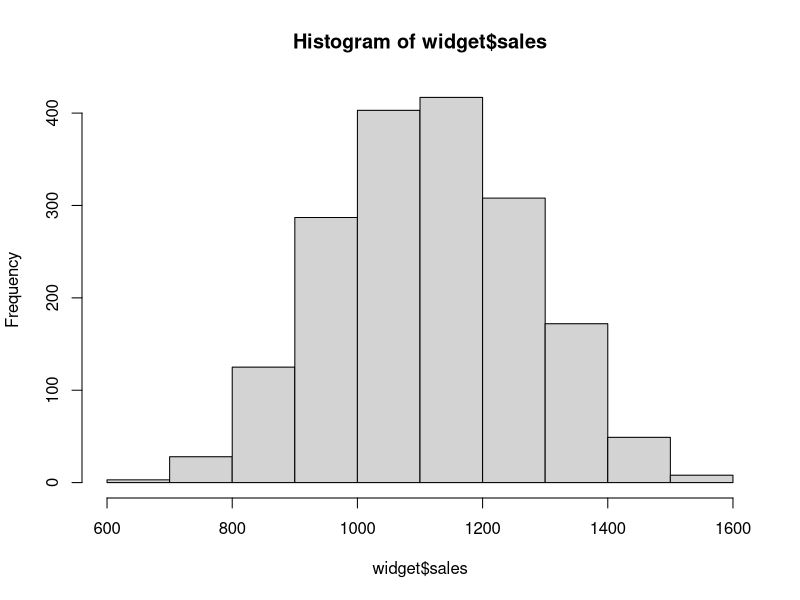
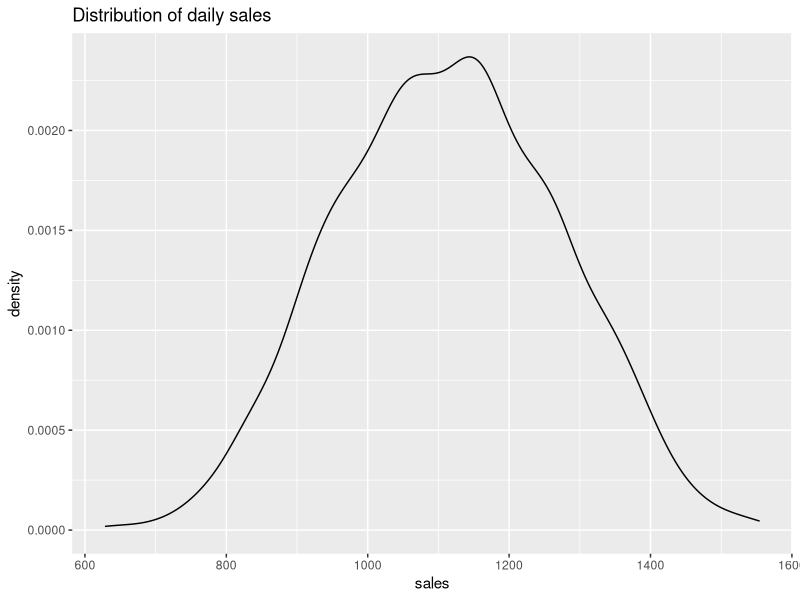
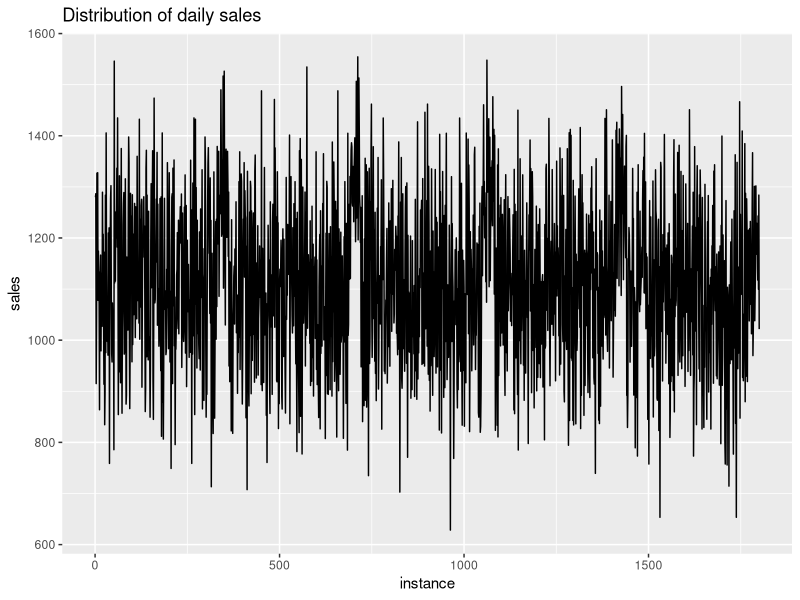
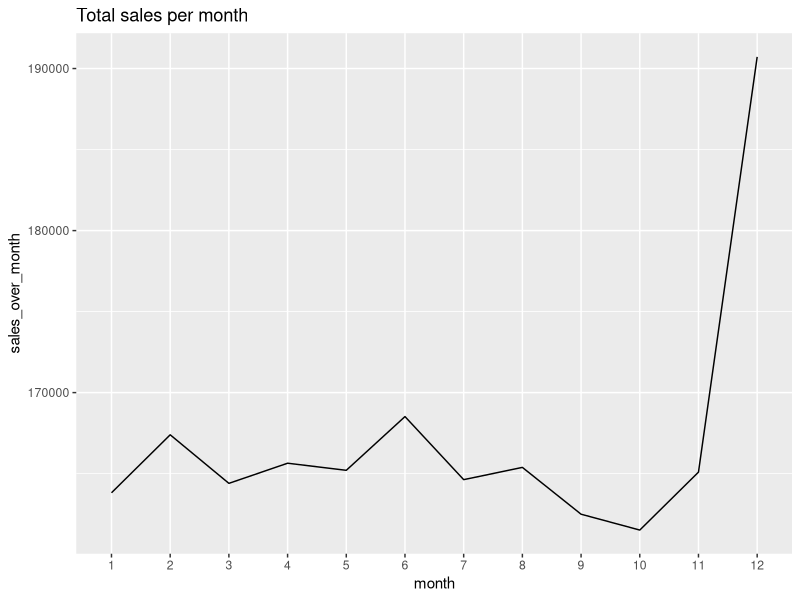
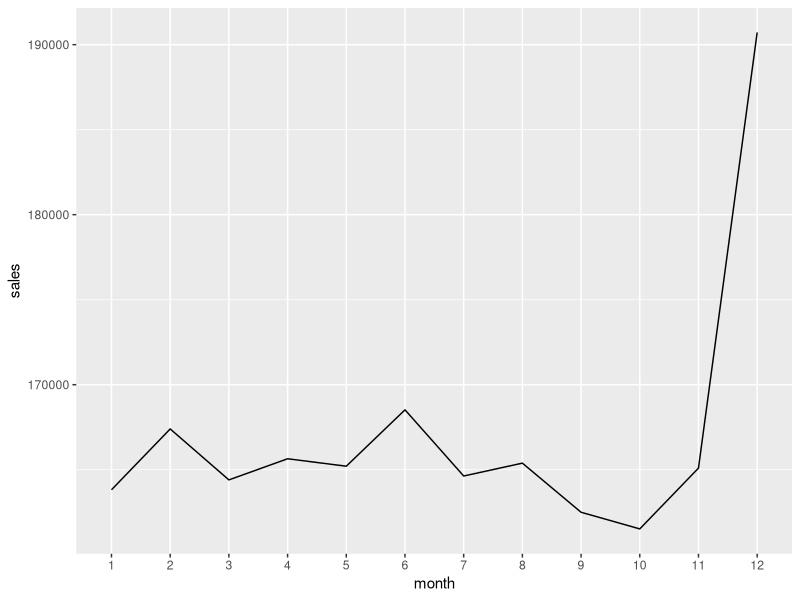
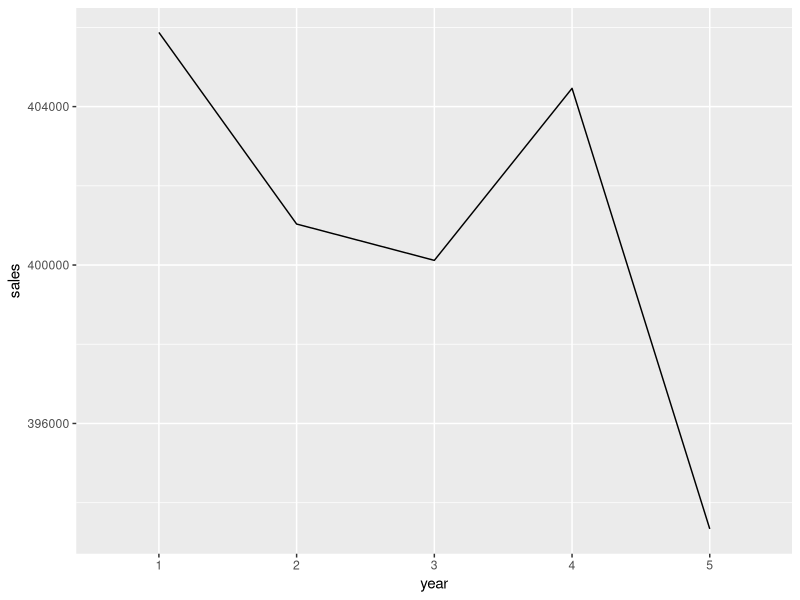
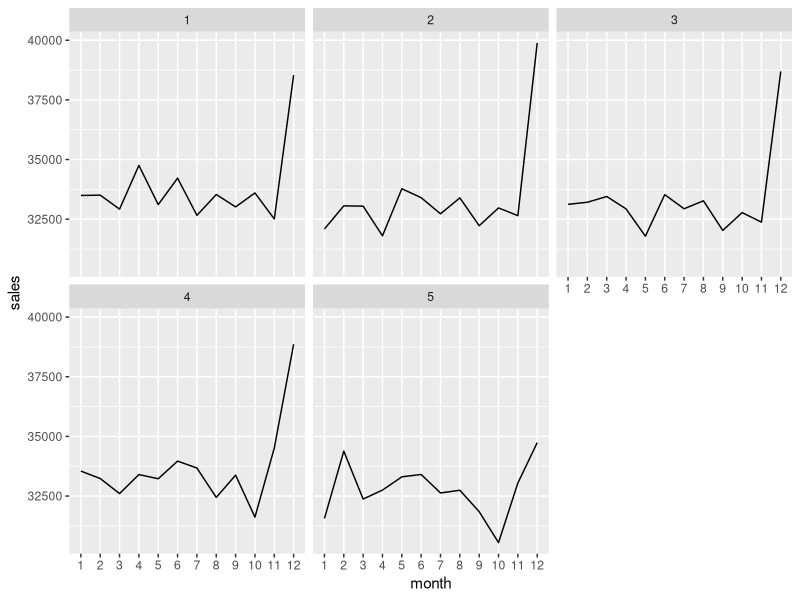
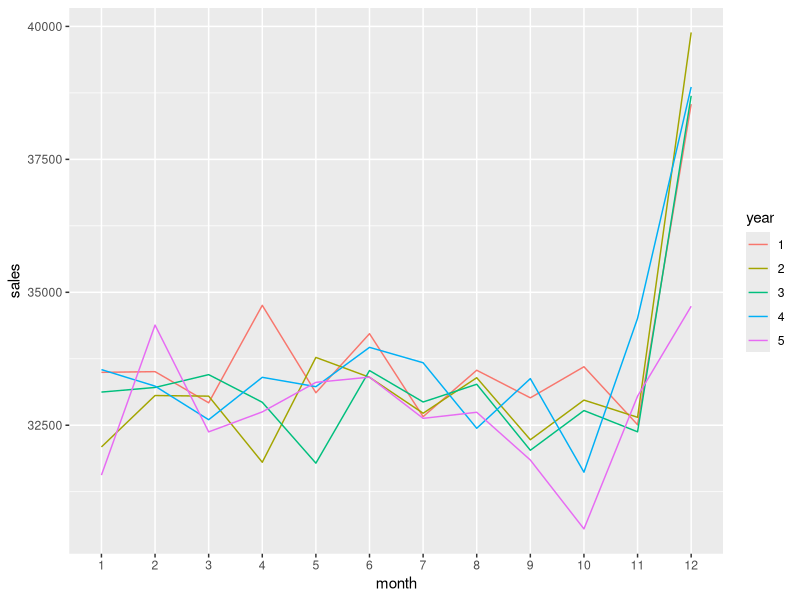

Source code (R) for these figures, in order:
## ---- chunk 1
knitr::opts_chunk$set(echo = TRUE)
library(tidyverse)
## ---- chunk 2

widget <- expand.grid(year = 1:5, month = 1:12, day = 1:30)

# The expand.grid() function creates a dataframe with unique combinations of the values
# from each variable. Here we are setting up a data.frame for 5 years of data.

head(widget)

set.seed(1126) # Use set.seed() to ensure identical datasets

# Now, simulate sales data using the uniform distribution and the normal distribution:
# runif() and rnorm().  For simplicity we will pretend each month has exactly
# 30 days.

widget %<>%
  mutate(sales = ifelse(month < 12, 
                        runif(5 * 11 * 30, min = 800, max = 1200) +
                          rnorm(5 * 11 * 30, mean = 100, sd = 100),
                        runif(5 * 11 * 30, min = 1100, max = 1300) +
                          rnorm(5 * 11 * 30, mean = 100, sd = 100)),
         sales = ifelse(month == 12 & year == 5, 
                        sales - rnorm(30, mean = 100, sd = 30),
                        sales),
         year = factor(year),
         month = factor(month)) %>% 
  arrange(year, month, day) %>%
  mutate(instance = 1:(5*12*30)) # instance is a row counter.

head(widget)

## ---- chunk 3
dim(widget)
nrow(widget)
ncol(widget)
## ---- chunk 4
str(widget)

glimpse(widget)

view(widget)
## ---- chunk 5
head(widget)
tail(widget)
## ---- chunk 6
summary(widget)
numericcol<-names(select_if(widget,is.numeric))
numericcol
hist(widget$sales)
## ---- chunk 7

ggplot(widget,aes(sales))+
  geom_density()+
  labs(title="Distribution of daily sales")

ggplot(widget,aes(instance,sales))+
  geom_line()+
  labs(title="Distribution of daily sales")
## ---- chunk 8
widget %>%
      group_by(month) %>%
      summarise(sales_over_month=sum(sales)) %>%
      ggplot(aes(month,sales_over_month,group=1))+
      geom_line() +
      labs(title="Total sales per month")

    #Alternatively    
ggplot(widget,aes(month,sales,group=1))+
      stat_summary(fun.y = sum,geom="line")
    
## ---- chunk 9
ggplot(widget,aes(year,sales,group=1))+
      stat_summary(fun.y = sum,geom="line")
## ---- chunk 10
widget %>%
  group_by(month) %>%
  summarize(total_sales=sum(sales),
            avg_sales=mean(sales),
            n=n(),
            SEM=sd(sales),
            lower=avg_sales-2*SEM,
            upper=avg_sales+2*SEM)
## ---- chunk 11
widget %>%
  group_by(year) %>%
  summarize(total_sales=sum(sales),
            avg_sales=mean(sales),
            n=n(),
            SEM=sd(sales)/sqrt(n),
            lower=avg_sales-1.96*SEM,
            upper=avg_sales+1.96*SEM)
## ---- chunk 12
ggplot(widget,aes(month,sales,group=1))+
  stat_summary(fun.y=sum,geom="line")+
  facet_wrap(~year)


## ---- chunk 13
ggplot(widget,aes(month,sales,group=year,color=year))+
  stat_summary(fun.y=sum,geom="line")
  
widget %>%
  group_by(month,year) %>%
  summarize(sum_sales=sum(sales))%>%
  ggplot(aes(month,sum_sales,group=year,color=year))+
  geom_line()+
  labs(title="monthly sales by year")
## ---- chunk 14
widget %>%
  group_by(month,year) %>%
  summarize(total_sales=sum(sales),
            avg_sales=mean(sales),
            n=n(),
            SEM=sd(sales)/sqrt(n),
            lower=avg_sales-2*SEM,
            upper=avg_sales+2*SEM)  %>%
            filter(month==12)
## ---- chunk 15
ggplot(subset(widget,month==12),aes(month,sales,color=year))+ geom_boxplot()+
  stat_summary(fun.y=mean,geom="point")
## ---- chunk 16
model<-lm(sales~month*year,widget)
summary(model)
